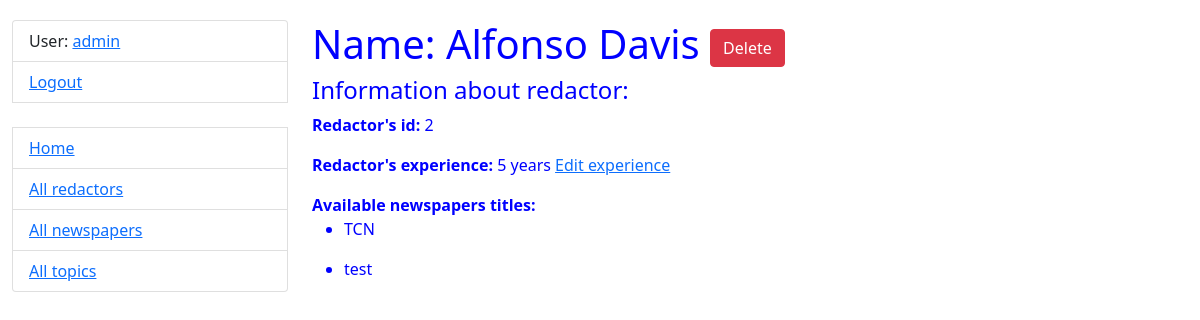
/redactors/2/ (signed in), run on the app's committed database.
### catalog/models.py (models this page shows, shortened)
class Redactor(AbstractUser):
    years_of_experience = models.IntegerField(null=True, blank=True)
    class Meta:
        verbose_name = "Redactor"
        verbose_name_plural = "Redactors"

class Newspaper(models.Model):
    title = models.CharField(max_length=255)
    content = models.TextField()
    published_date = models.DateField(null=True)
    topic = models.ForeignKey("Topic", on_delete=models.CASCADE)
    redactors = models.ManyToManyField(settings.AUTH_USER_MODEL, related_name="newspapers")
    class Meta:
        ordering = ["id"]

### catalog/views.py (the view)
class RedactorDetailView(LoginRequiredMixin, generic.DetailView):
    model = Redactor

### templates/catalog/redactor_detail.html
{% extends "base.html" %}
{% block content %}
  <h1>Name: {{ redactor.first_name }} {{ redactor.last_name }}
  <a href="{% url 'catalog:redactor-delete' pk=redactor.id %}" class="btn btn-danger link-to-page">Delete
    </a>
  </h1>
  <div class="ml-6">
    <h4>Information about redactor:</h4>
  <p><strong>Redactor's id:</strong> {{ redactor.id }}</p>
  <p><strong>Redactor's experience:</strong> {{ redactor.years_of_experience }} years <a href="{% url 'catalog:redactor-update' pk=redactor.id %}">Edit experience
    </a></p>
  <h8><strong>Available newspapers titles:</strong></h8>
  {% for newspaper in redactor.newspapers.all %}
    <ul>
    <li>{{ newspaper.title }}</li>
    </ul>
  {% endfor %}
  </div>
{% endblock %}

### templates/includes/sidebar.html
<ul class="sidebar-nav list-group">
  {% if user.is_authenticated %}
    <li class="list-group-item">User: <a href="{{ user.get_absolute_url }}">{{ user.get_username }}</a></li>
    <li class="list-group-item"><a href="{% url 'logout'%}?next={{request.path}}">Logout</a></li>
  {% else %}
    <li class="list-group-item"><a href="{% url 'login'%}?next={{request.path}}">Login</a></li>
  {% endif %}
  <br>
  <li class="list-group-item"><a href="{% url 'catalog:index' %}">Home</a></li>
  <li class="list-group-item"><a href="{% url 'catalog:redactor-list' %}">All redactors</a></li>
  <li class="list-group-item"><a href="{% url 'catalog:newspaper-list' %}">All newspapers</a></li>
  <li class="list-group-item"><a href="{% url 'catalog:topic-list' %}">All topics</a></li>
</ul>

### static/css/styles.css (style rules this page uses)
body { margin-top: 20px; color: blue; }

### data on the page
Redactor: get_username "admin"
Redactor: first_name "Alfonso", last_name "Davis", id "2", years_of_experience "5"
Newspaper: title "TCN"
Newspaper: title "test"
